Frame 1 (no input): blank canvas, image omitted
Frame 60 (no input): blank canvas, image omitted
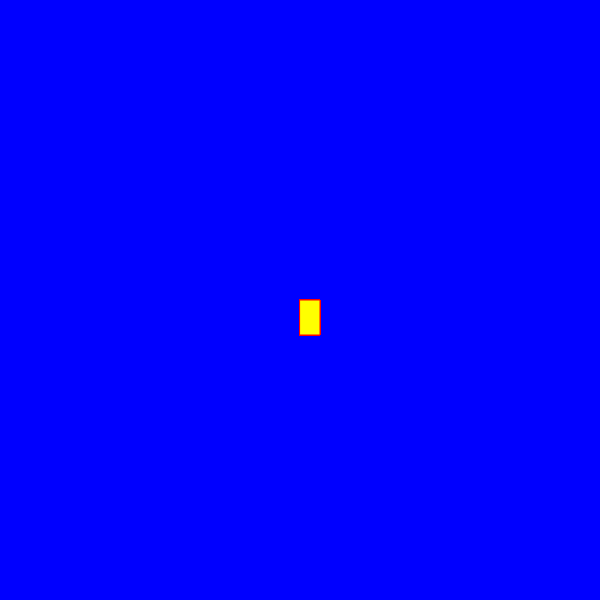
Frame 120 (the mouse pressed at the canvas centre since frame 60)

The p5.js sketch whose frames 1 and 60 were blank and that drew this single picture after the mouse press (run headless with seeded random() and noise() and a simulated clock; from frame 60 on, the mouse is pressed at the canvas centre):

// p5.js sketch
// ── sketch.js
function setup() {
    createCanvas(600, 600);
    background('blue');
  }
  
  function draw() {
    
    
    stroke('red')
    fill('yellow')
    
    // console.log(mouseIsPressed);
    
    if(mouseIsPressed) {
    rect(mouseX, mouseY, 20, 35,);
    }
    
  }
